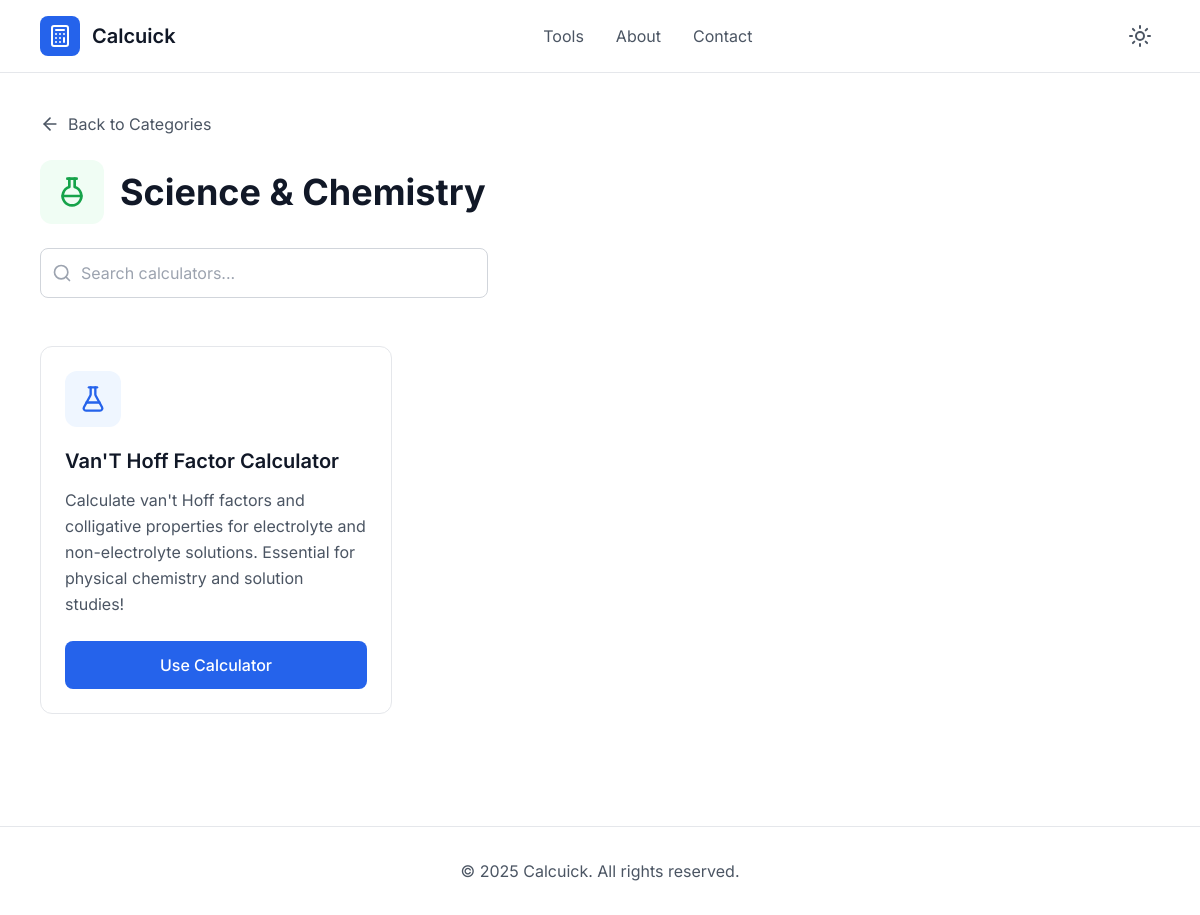
/category/science-chemistry/, run on an earlier commit of the app's database.
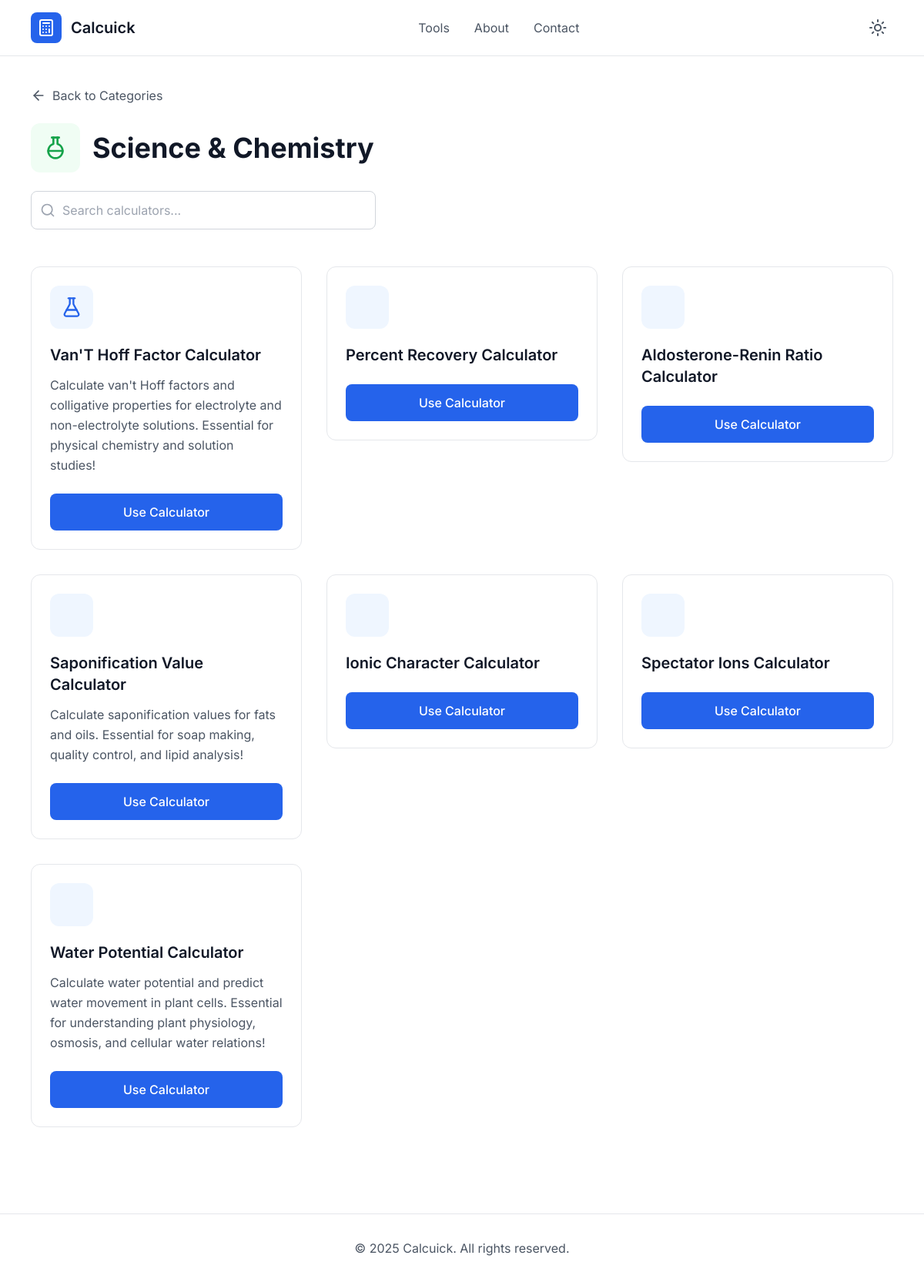
And on a later commit of the database.
### calculators/models.py (models this page shows, shortened)
class Calculator(models.Model):
    category = models.ForeignKey(Category, on_delete=models.CASCADE, related_name='calculators')
    name = models.CharField(max_length=150)
    slug = models.SlugField(unique=True, blank=True)
    description = models.TextField(blank=True)
    template = models.CharField(max_length=150)
    icon = models.CharField(max_length=50, blank=True, null=True)

### calculators/views.py (the view)
# urls.py: path('category/<slug:slug>/', views.calculator_list, name='calculator_list'),
def calculator_list(request, slug):
    category = get_object_or_404(Category, slug=slug)
    calculators = category.calculators.all()
    return render(request, 'calculators/calculator_list.html', {'category': category, 'calculators': calculators})

### calculators/templates/calculators/calculator_list.html (shortened to what this page needs)
{% extends 'base.html' %}
{% block body %}
    <main class="max-w-6xl mx-auto px-4 py-8">
        <div class="mb-6">
            <button onclick="window.history.back()" class="flex items-center space-x-2 text-gray-600 dark:text-gray-300 hover:text-gray-900 dark:hover:text-white transition-colors">
                <i data-lucide="arrow-left" class="w-5 h-5"></i>
                <span>Back to Categories</span>
            </button>
        </div>
        <div class="mb-12">
            <div class="flex items-center space-x-4 mb-6">
                <div class="w-16 h-16 bg-green-50 dark:bg-green-900/30 rounded-xl flex items-center justify-center">
                    <i data-lucide="{{category.icon}}" class="w-8 h-8 text-green-600 dark:text-green-400"></i>
                </div>
                <div>
                    <h1 class="text-3xl md:text-4xl font-bold text-gray-900 dark:text-white">{{ category.name }}</h1>
                </div>
            </div>
            <div class="max-w-md">
                <div class="relative">
                    <i data-lucide="search" class="absolute left-3 top-1/2 transform -translate-y-1/2 w-5 h-5 text-gray-400"></i>
                    <input type="text" id="search-input" placeholder="Search calculators..." class="w-full pl-10 pr-4 py-3 border border-gray-300 dark:border-gray-600 rounded-lg bg-white dark:bg-gray-800 text-gray-900 dark:text-white focus:outline-none focus:ring-2 focus:ring-blue-500 focus:border-transparent">
                </div>
            </div>
        </div>
        <div id="calculators-grid" class="grid grid-cols-1 md:grid-cols-2 lg:grid-cols-3 gap-8">
          {% for calculator in calculators %}
          <a href="{% url 'calculator_detail' calculator.slug %}">
            <div class="calculator-card bg-white dark:bg-gray-800 border border-gray-200 dark:border-gray-700 rounded-xl p-6 hover:shadow-lg hover:border-blue-300 dark:hover:border-blue-600 transition-all duration-300 group" data-name="loan calculator">
                <div class="w-14 h-14 bg-blue-50 dark:bg-blue-900/30 rounded-xl flex items-center justify-center mb-5 group-hover:bg-blue-100 dark:group-hover:bg-blue-900/50 transition-colors">
                    <i data-lucide="{{calculator.icon}}" class="w-7 h-7 text-blue-600 dark:text-blue-400"></i>
                </div>
                <h3 class="text-xl font-semibold text-gray-900 dark:text-white mb-3">{{calculator.name.title}}</h3>
                <p class="text-gray-600 dark:text-gray-300 mb-6 leading-relaxed">{{calculator.description}}</p>
                <button class="w-full bg-blue-600 hover:bg-blue-700 text-white py-3 rounded-lg font-medium transition-colors duration-200">
                    Use Calculator
                </button>
            </div>
          </a>
          {% endfor %}
        </div>
    </main>
{% endblock %}

What changed in the data, as far as the page shows it:
added Calculator: name "Percent Recovery Calculator"
added Calculator: name "Aldosterone-Renin Ratio Calculator"
added Calculator: name "Saponification Value Calculator", description "Calculate saponification values for fats and oils. Essential for soap making, quality control, and lipid analysis!"
added Calculator: name "Ionic Character Calculator"
added Calculator: name "Spectator Ions Calculator"
added Calculator: name "Water Potential Calculator", description "Calculate water potential and predict water movement in plant cells. Essential for understanding plant physiology, osmosis, and cellular water relations!"
